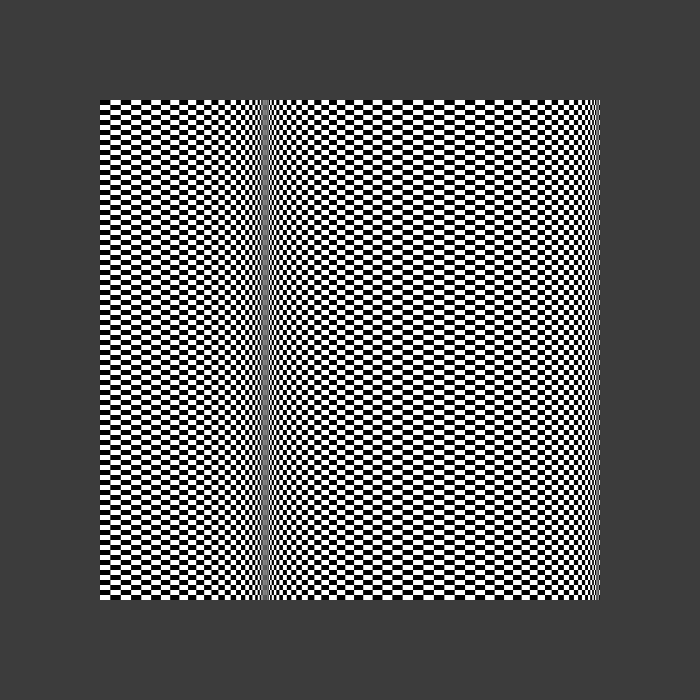
Frame 1 (no input)
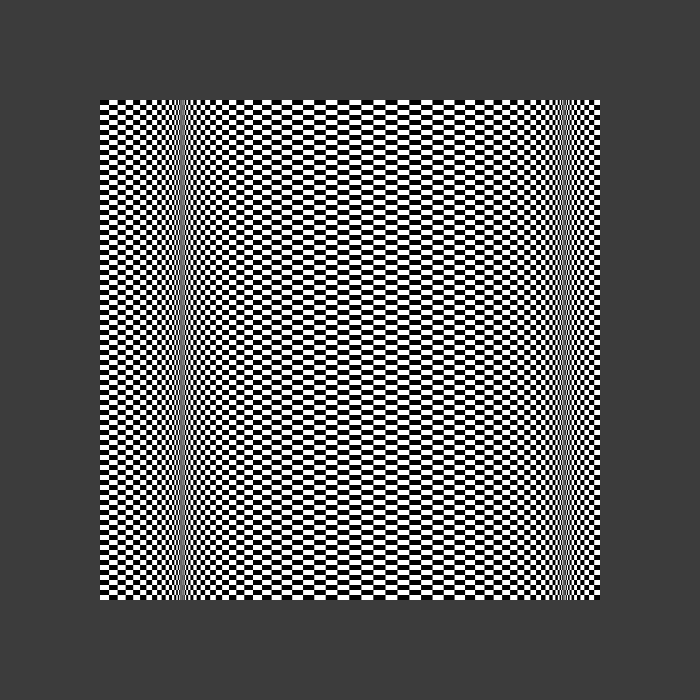
Frame 60 (no input)
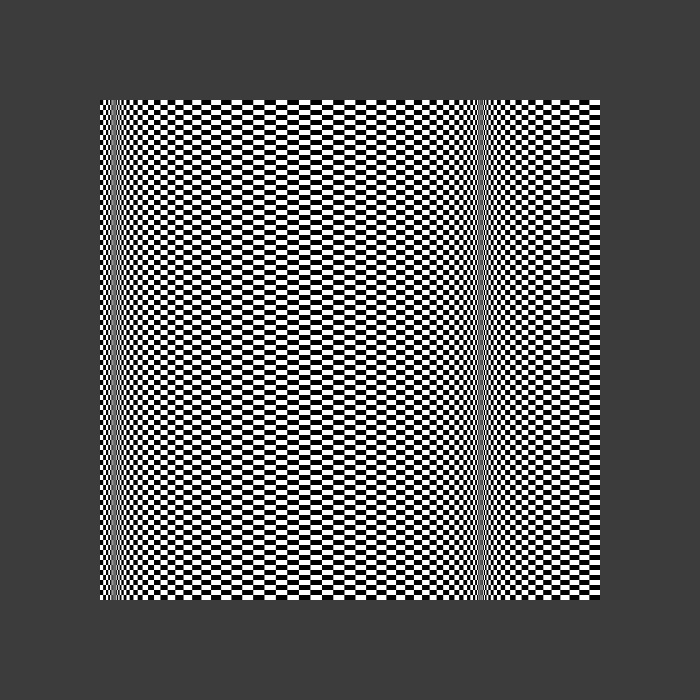
Frame 120 (the mouse pressed at the canvas centre since frame 60)

The p5.js sketch that drew these frames (run headless with seeded random() and noise() and a simulated clock; from frame 60 on, the mouse is pressed at the canvas centre):

// p5.js sketch
// ── sketch.js
function setup() {
  createCanvas(700, 700);
  noStroke();
}

function draw() {
  background(60);
  const time = Date.now() / 1000;

  // For this approach, we will store "energy" values and then distribute accordingly.
  const energy = [];
  for (let i = 0; i < 100; i += 1) {
    energy[i] = map(sin(i * 0.1 + time), -1, 1, 0.01, 1.0); // all positive!
  }

  // Now, calculate the total energy.
  let total = 0;
  for (let i = 0; i < 100; i += 1) {
    total = total + energy[i];
  }

  // Now each energy cell can be a pct, ie energy[0] / total.
  let w = 500;
  let h = 500;

  translate(100, 100);
  let x = 0;
  for (let i = 0; i < 100; i += 1) {
    let widthMe = 500 * (energy[i] / total);

    for (let j = 0; j < 100; j += 1) {
      const y = map(j, 0, 100, 0, 500);
      if ((i + j) % 2 === 0) fill(0);
      else fill(255);
      rect(x, y, widthMe, 5);
    }

    x += widthMe;
  }
}
